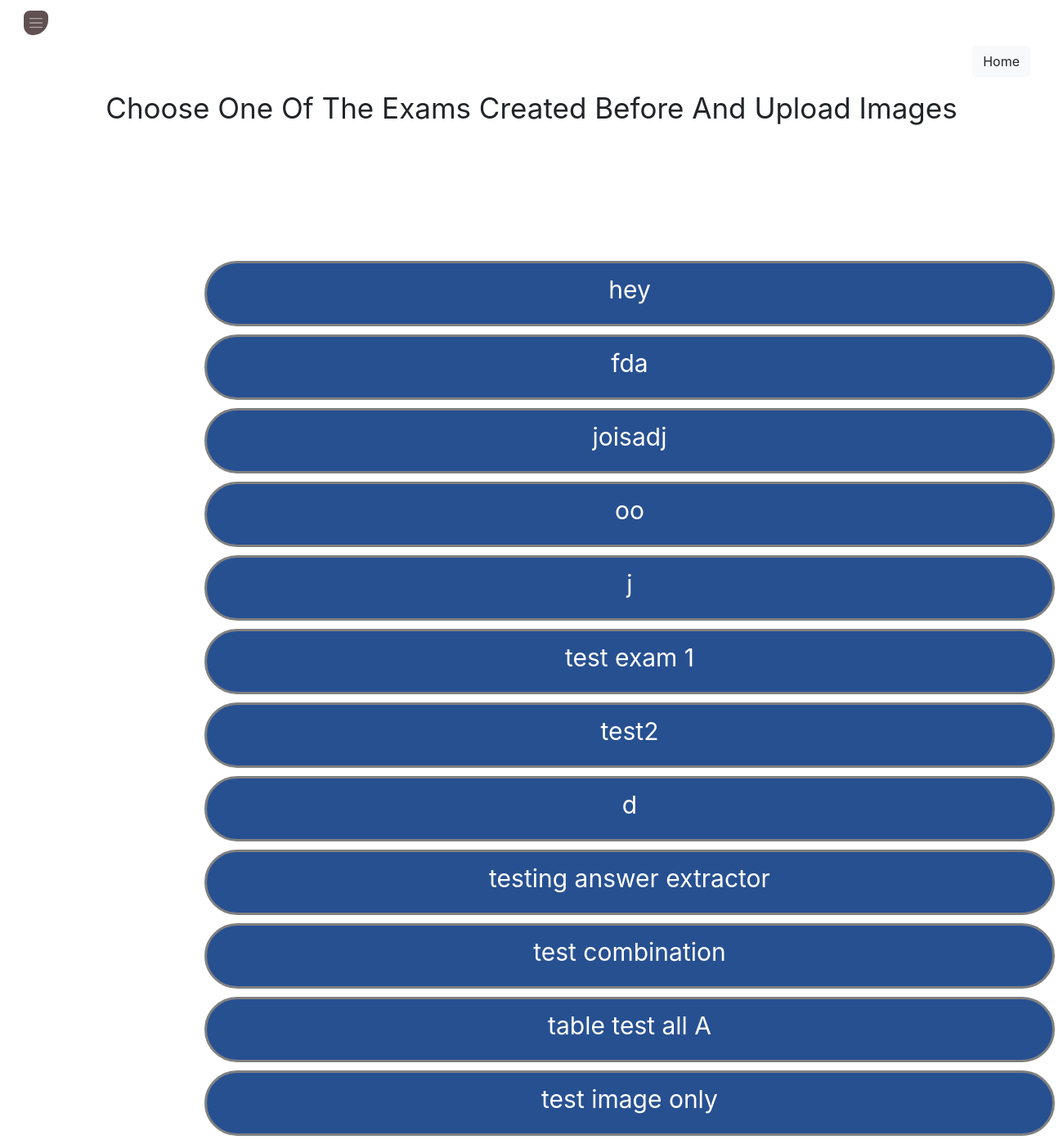
Screenshot of /functions/eval/ (signed in) with the database file from the repository.
### functions/models.py (models this page shows, shortened)
class Exam(models.Model):
        user = models.ForeignKey(User,on_delete=models.CASCADE)
        exam_name = models.CharField(max_length = 200)
        ansKey = models.FileField(null=True,blank=True,upload_to='exams/answer_key/' )
        ansKeyImg = models.FileField(default="default.jpg", null=True,blank=True,upload_to='exams/answer_key_img/' )
        template = models.ForeignKey(omr_templates,on_delete=models.PROTECT)

### functions/views.py (the view)
# urls.py: path('eval/',login_required(eval.as_view()),name='exam-eval'),
class eval(ListView):
        template_name = 'eval_selection.html'
        context_object_name = 'exams'
        def get_queryset(self):
            return Exam.objects.filter(user=self.request.user)

### functions/templates/eval_selection.html (shortened to what this page needs)
{% extends 'base.html' %}
{% load static %}
{% block link %}
<link rel="stylesheet" href="{% static "css/all_templates.css" %}">
{% endblock link %}
{% block content %}
<div class="pos-f-t">
<nav class="navbar navbar-dark">
  <button class="navbar-toggler" type="button" data-toggle="collapse" data-target="#navbarToggleExternalContent" aria-controls="navbarToggleExternalContent" aria-expanded="false" aria-label="Toggle navigation">
    <span class="navbar-toggler-icon"></span>
  </button>
</nav>
</div>
<a href="{% url 'home-page'%}"><h3 class="homeNav"><button type="button" class="btn btn-light">Home</button></h3></a>
<div class="text-center" style="margin:50px;text-align: center; font-size:35px; ">
Choose One Of The Exams Created Before And Upload Images</div>
<div class="template-list" style=" padding-left:30vh; margin-top:20vh; text-align: center; height: auto; width:auto; font-size:24px;">
  {% for exam in exams %}
  <a style="margin:10px; padding-left:40vh; padding-right:40vh; display:block; width:130vh; height:10vh; background-color:#275091;
  color:white; border: 3px solid gray; border-radius:50px; font-size:30px; padding-top:10px; color:white;" href="/functions/exam-detail/{{exam.exam_name}}/inputs">{{exam.exam_name}}</a>
  {% endfor %}
</div>
{% endblock content %}

### Static_dev/static/css/all_templates.css (style rules this page uses)
.navbar-toggler-icon { background-color: #605052; background-size: 20px; border-radius: 20px 20px 50px 30px; }
a:-webkit-any-link { color: -webkit-link; cursor: pointer; text-decoration: none; background-color: transparent; }
.homeNav { float:right; margin-right:40px; }

### rows the page displays
Exam: exam_name "hey"
Exam: exam_name "fda"
Exam: exam_name "joisadj"
Exam: exam_name "oo"
Exam: exam_name "j"
Exam: exam_name "test exam 1"
Exam: exam_name "test2"
Exam: exam_name "d"
Exam: exam_name "testing answer extractor"
Exam: exam_name "test combination"
Exam: exam_name "table test all A"
Exam: exam_name "test image only"
